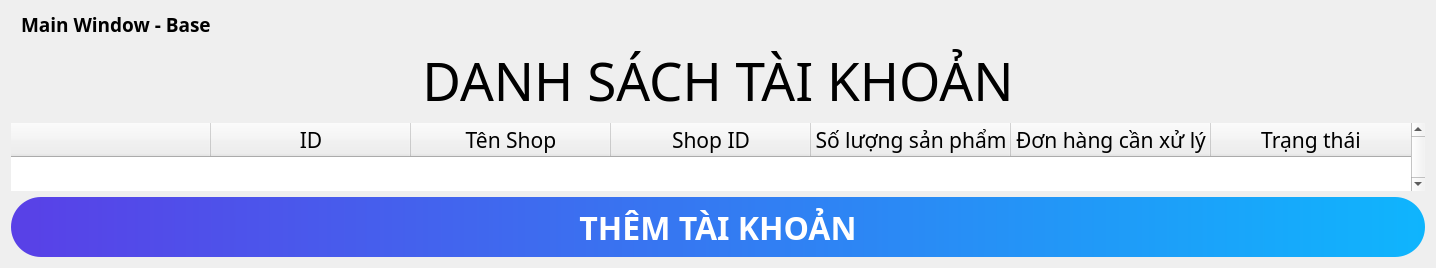
                  <widget class="QWidget" name="page_new_user_shopee">
                   <layout class="QVBoxLayout" name="verticalLayout_6">
                    <item>
                     <widget class="QLabel" name="label_title_bar_top_2">
                      <property name="font">
                       <font>
                        <family>Nunito</family>
                        <pointsize>14</pointsize>
                        <bold>true</bold>
                       </font>
                      </property>
                      <property name="styleSheet">
                       <string notr="true">background: transparent;
margin-left: 5px;</string>
                      </property>
                      <property name="text">
                       <string>Main Window - Base</string>
                      </property>
                     </widget>
                    </item>
                    <item>
                     <widget class="QLabel" name="label_6">
                      <property name="font">
                       <font>
                        <family>Nunito</family>
                        <pointsize>40</pointsize>
                       </font>
                      </property>
                      <property name="text">
                       <string>DANH SÁCH TÀI KHOẢN</string>
                      </property>
                      <property name="alignment">
                       <set>Qt::AlignCenter</set>
                      </property>
                     </widget>
                    </item>
                    <item>
                     <widget class="QTableWidget" name="tableWidget">
                      <property name="sizePolicy">
                       <sizepolicy hsizetype="Expanding" vsizetype="Expanding">
                        <horstretch>0</horstretch>
                        <verstretch>0</verstretch>
                       </sizepolicy>
                      </property>
                      <property name="font">
                       <font>
                        <family>Nunito</family>
                        <pointsize>16</pointsize>
                       </font>
                      </property>
                      <property name="styleSheet">
                       <string notr="true"/>
                      </property>
                      <property name="frameShape">
                       <enum>QFrame::NoFrame</enum>
                      </property>
                      <property name="verticalScrollBarPolicy">
                       <enum>Qt::ScrollBarAlwaysOn</enum>
                      </property>
                      <property name="sizeAdjustPolicy">
                       <enum>QAbstractScrollArea::AdjustToContents</enum>
                      </property>
                      <property name="editTriggers">
                       <set>QAbstractItemView::NoEditTriggers</set>
                      </property>
                      <property name="alternatingRowColors">
                       <bool>false</bool>
                      </property>
                      <property name="selectionMode">
                       <enum>QAbstractItemView::NoSelection</enum>
                      </property>
                      <property name="selectionBehavior">
                       <enum>QAbstractItemView::SelectRows</enum>
                      </property>
                      <property name="rowCount">
                       <number>0</number>
                      </property>
                      <property name="columnCount">
                       <number>7</number>
                      </property>
                      <attribute name="horizontalHeaderCascadingSectionResizes">
                       <bool>true</bool>
                      </attribute>
                      <attribute name="horizontalHeaderMinimumSectionSize">
                       <number>40</number>
                      </attribute>
                      <attribute name="horizontalHeaderDefaultSectionSize">
                       <number>200</number>
                      </attribute>
                      <attribute name="horizontalHeaderShowSortIndicator" stdset="0">
                       <bool>false</bool>
                      </attribute>
                      <attribute name="horizontalHeaderStretchLastSection">
                       <bool>true</bool>
                      </attribute>
                      <attribute name="verticalHeaderVisible">
                       <bool>false</bool>
                      </attribute>
                      <attribute name="verticalHeaderCascadingSectionResizes">
                       <bool>false</bool>
                      </attribute>
                      <attribute name="verticalHeaderHighlightSections">
                       <bool>false</bool>
                      </attribute>
                      <attribute name="verticalHeaderStretchLastSection">
                       <bool>true</bool>
                      </attribute>
                      <column>
                       <property name="text">
                        <string/>
                       </property>
                      </column>
                      <column>
                       <property name="text">
                        <string>ID</string>
                       </property>
                       <property name="font">
                        <font>
                         <family>Nunito</family>
                         <pointsize>16</pointsize>
                        </font>
                       </property>
                      </column>
                      <column>
                       <property name="text">
                        <string>Tên Shop</string>
                       </property>
                       <property name="font">
                        <font>
                         <family>Nunito</family>
                         <pointsize>16</pointsize>
                        </font>
                       </property>
                      </column>
                      <column>
                       <property name="text">
                        <string>Shop ID</string>
                       </property>
                       <property name="font">
                        <font>
                         <family>Nunito</family>
                         <pointsize>16</pointsize>
                        </font>
                       </property>
                      </column>
                      <column>
                       <property name="text">
                        <string>Số lượng sản phẩm</string>
                       </property>
                       <property name="font">
                        <font>
                         <family>Nunito</family>
                         <pointsize>16</pointsize>
                        </font>
                       </property>
                      </column>
                      <column>
                       <property name="text">
                        <string>Đơn hàng cần xử lý</string>
                       </property>
                       <property name="font">
                        <font>
                         <family>Nunito</family>
                         <pointsize>16</pointsize>
                        </font>
                       </property>
                      </column>
                      <column>
                       <property name="text">
                        <string>Trạng thái</string>
                       </property>
                       <property name="font">
                        <font>
                         <family>Nunito</family>
                         <pointsize>16</pointsize>
                        </font>
                       </property>
                      </column>
                     </widget>
                    </item>
                    <item>
                     <widget class="QPushButton" name="btn_add_user">
                      <property name="minimumSize">
                       <size>
                        <width>0</width>
                        <height>60</height>
                       </size>
                      </property>
                      <property name="font">
                       <font>
                        <family>Nunito</family>
                        <pointsize>24</pointsize>
                        <bold>true</bold>
                       </font>
                      </property>
                      <property name="styleSheet">
                       <string notr="true">#btn_add_user{
	border-radius: 30px;
    padding:8px 25px 7px 25px;
	background-color: qlineargradient(spread:pad, x1:0, y1:0, x2:1, y2:0, stop:0 rgba(89, 64, 231, 255), stop:1 rgba(15, 181, 253, 255));
	color: rgb(255, 255, 255);

}

#btn_add_user:hover{
	background-color: qlineargradient(spread:pad, x1:0, y1:0, x2:1, y2:0, stop:0 rgba(15, 181, 253, 255), stop:1 rgba(89, 64, 231, 255));
}

#btn_add_user:pressed{
	background-color: qlineargradient(spread:pad, x1:0, y1:0, x2:1, y2:0, stop:0 rgba(89, 64, 231, 255), stop:1 rgba(15, 181, 253, 255));
}</string>
                      </property>
                      <property name="text">
                       <string>THÊM TÀI KHOẢN</string>
                      </property>
                     </widget>
                    </item>
                   </layout>
                  </widget>
